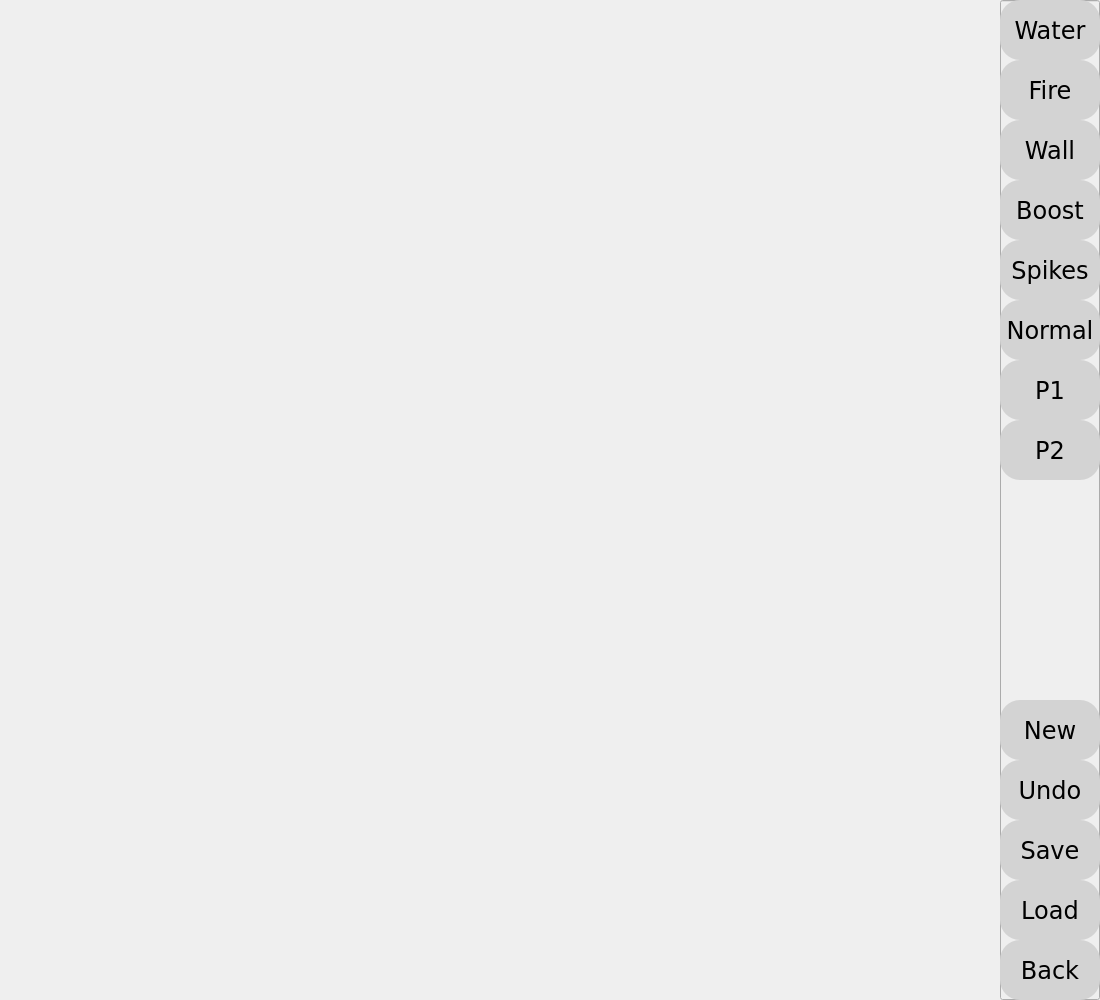
<?xml version="1.0" encoding="UTF-8"?>
<ui version="4.0">
 <class>MainWindow</class>
 <widget class="QMainWindow" name="MainWindow">
  <property name="geometry">
   <rect>
    <x>0</x>
    <y>0</y>
    <width>1100</width>
    <height>1000</height>
   </rect>
  </property>
  <property name="windowTitle">
   <string>MainWindow</string>
  </property>
  <widget class="QWidget" name="centralwidget">
   <widget class="QPushButton" name="water_button">
    <property name="geometry">
     <rect>
      <x>1000</x>
      <y>0</y>
      <width>100</width>
      <height>60</height>
     </rect>
    </property>
    <property name="styleSheet">
     <string notr="true">QPushButton {
        background-color: lightgray;
        font-family: Verdana;
        font-size: 24px;
        border-radius: 20px;
 
    }

    QPushButton:hover {
        background-color: rgb(203, 255, 255);
}</string>
    </property>
    <property name="text">
     <string>Water</string>
    </property>
   </widget>
   <widget class="QPushButton" name="fire_button">
    <property name="geometry">
     <rect>
      <x>1000</x>
      <y>60</y>
      <width>100</width>
      <height>60</height>
     </rect>
    </property>
    <property name="styleSheet">
     <string notr="true">QPushButton {
        background-color: lightgray;
        font-family: Verdana;
        font-size: 24px;
        border-radius: 20px;
 
    }

    QPushButton:hover {
        background-color: rgb(203, 255, 255);
}</string>
    </property>
    <property name="text">
     <string>Fire</string>
    </property>
   </widget>
   <widget class="QPushButton" name="boost_button">
    <property name="geometry">
     <rect>
      <x>1000</x>
      <y>180</y>
      <width>100</width>
      <height>60</height>
     </rect>
    </property>
    <property name="styleSheet">
     <string notr="true">QPushButton {
        background-color: lightgray;
        font-family: Verdana;
        font-size: 24px;
        border-radius: 20px;
 
    }

    QPushButton:hover {
        background-color: rgb(203, 255, 255);
}</string>
    </property>
    <property name="text">
     <string>Boost</string>
    </property>
   </widget>
   <widget class="QPushButton" name="spikes_button">
    <property name="geometry">
     <rect>
      <x>1000</x>
      <y>240</y>
      <width>100</width>
      <height>60</height>
     </rect>
    </property>
    <property name="styleSheet">
     <string notr="true">QPushButton {
        background-color: lightgray;
        font-family: Verdana;
        font-size: 24px;
        border-radius: 20px;
 
    }

    QPushButton:hover {
        background-color: rgb(203, 255, 255);
}</string>
    </property>
    <property name="text">
     <string>Spikes</string>
    </property>
   </widget>
   <widget class="QPushButton" name="wall_button">
    <property name="geometry">
     <rect>
      <x>1000</x>
      <y>120</y>
      <width>100</width>
      <height>60</height>
     </rect>
    </property>
    <property name="styleSheet">
     <string notr="true">QPushButton {
        background-color: lightgray;
        font-family: Verdana;
        font-size: 24px;
        border-radius: 20px;
 
    }

    QPushButton:hover {
        background-color: rgb(203, 255, 255);
}</string>
    </property>
    <property name="text">
     <string>Wall</string>
    </property>
   </widget>
   <widget class="QPushButton" name="save_button">
    <property name="geometry">
     <rect>
      <x>1000</x>
      <y>820</y>
      <width>100</width>
      <height>60</height>
     </rect>
    </property>
    <property name="styleSheet">
     <string notr="true">QPushButton {
        background-color: lightgray;
        font-family: Verdana;
        font-size: 24px;
        border-radius: 20px;
 
    }

    QPushButton:hover {
        background-color: rgb(203, 255, 255);
}</string>
    </property>
    <property name="text">
     <string>Save</string>
    </property>
   </widget>
   <widget class="QPushButton" name="new_button">
    <property name="geometry">
     <rect>
      <x>1000</x>
      <y>700</y>
      <width>100</width>
      <height>60</height>
     </rect>
    </property>
    <property name="styleSheet">
     <string notr="true">QPushButton {
        background-color: lightgray;
        font-family: Verdana;
        font-size: 24px;
        border-radius: 20px;
 
    }

    QPushButton:hover {
        background-color: rgb(203, 255, 255);
}</string>
    </property>
    <property name="text">
     <string>New</string>
    </property>
   </widget>
   <widget class="QPushButton" name="undo_button">
    <property name="geometry">
     <rect>
      <x>1000</x>
      <y>760</y>
      <width>100</width>
      <height>60</height>
     </rect>
    </property>
    <property name="styleSheet">
     <string notr="true">QPushButton {
        background-color: lightgray;
        font-family: Verdana;
        font-size: 24px;
        border-radius: 20px;
 
    }

    QPushButton:hover {
        background-color: rgb(203, 255, 255);
}</string>
    </property>
    <property name="text">
     <string>Undo</string>
    </property>
   </widget>
   <widget class="QLineEdit" name="lineEdit">
    <property name="enabled">
     <bool>false</bool>
    </property>
    <property name="geometry">
     <rect>
      <x>1000</x>
      <y>0</y>
      <width>100</width>
      <height>1000</height>
     </rect>
    </property>
    <property name="autoFillBackground">
     <bool>false</bool>
    </property>
    <property name="styleSheet">
     <string notr="true">lineedit-&gt;setStyleSheet(&quot;* { background-color: rgba(0, 0, 0, 0); }&quot;);</string>
    </property>
   </widget>
   <widget class="QPushButton" name="load_button">
    <property name="geometry">
     <rect>
      <x>1000</x>
      <y>880</y>
      <width>100</width>
      <height>60</height>
     </rect>
    </property>
    <property name="styleSheet">
     <string notr="true">QPushButton {
        background-color: lightgray;
        font-family: Verdana;
        font-size: 24px;
        border-radius: 20px;
 
    }

    QPushButton:hover {
        background-color: rgb(203, 255, 255);
}</string>
    </property>
    <property name="text">
     <string>Load</string>
    </property>
   </widget>
   <widget class="QPushButton" name="back_button">
    <property name="geometry">
     <rect>
      <x>1000</x>
      <y>940</y>
      <width>100</width>
      <height>60</height>
     </rect>
    </property>
    <property name="styleSheet">
     <string notr="true">QPushButton {
        background-color: lightgray;
        font-family: Verdana;
        font-size: 24px;
        border-radius: 20px;
 
    }

    QPushButton:hover {
        background-color: rgb(203, 255, 255);
}</string>
    </property>
    <property name="text">
     <string>Back</string>
    </property>
   </widget>
   <widget class="QPushButton" name="normal_button">
    <property name="geometry">
     <rect>
      <x>1000</x>
      <y>300</y>
      <width>100</width>
      <height>60</height>
     </rect>
    </property>
    <property name="styleSheet">
     <string notr="true">QPushButton {
        background-color: lightgray;
        font-family: Verdana;
        font-size: 24px;
        border-radius: 20px;
 
    }

    QPushButton:hover {
        background-color: rgb(203, 255, 255);
}</string>
    </property>
    <property name="text">
     <string>Normal</string>
    </property>
   </widget>
   <widget class="QPushButton" name="player_1_button">
    <property name="geometry">
     <rect>
      <x>1000</x>
      <y>360</y>
      <width>100</width>
      <height>60</height>
     </rect>
    </property>
    <property name="styleSheet">
     <string notr="true">QPushButton {
        background-color: lightgray;
        font-family: Verdana;
        font-size: 24px;
        border-radius: 20px;
 
    }

    QPushButton:hover {
        background-color: rgb(203, 255, 255);
}</string>
    </property>
    <property name="text">
     <string>P1</string>
    </property>
   </widget>
   <widget class="QPushButton" name="player_2_button">
    <property name="geometry">
     <rect>
      <x>1000</x>
      <y>420</y>
      <width>100</width>
      <height>60</height>
     </rect>
    </property>
    <property name="styleSheet">
     <string notr="true">QPushButton {
        background-color: lightgray;
        font-family: Verdana;
        font-size: 24px;
        border-radius: 20px;
 
    }

    QPushButton:hover {
        background-color: rgb(203, 255, 255);
}</string>
    </property>
    <property name="text">
     <string>P2</string>
    </property>
   </widget>
   <zorder>lineEdit</zorder>
   <zorder>water_button</zorder>
   <zorder>fire_button</zorder>
   <zorder>boost_button</zorder>
   <zorder>spikes_button</zorder>
   <zorder>wall_button</zorder>
   <zorder>save_button</zorder>
   <zorder>new_button</zorder>
   <zorder>undo_button</zorder>
   <zorder>load_button</zorder>
   <zorder>back_button</zorder>
   <zorder>normal_button</zorder>
   <zorder>player_1_button</zorder>
   <zorder>player_2_button</zorder>
  </widget>
 </widget>
 <resources/>
 <connections/>
</ui>
